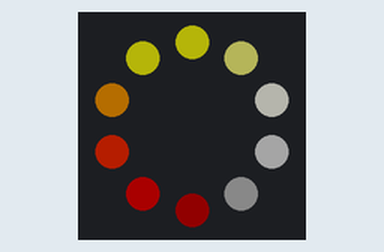
This program was run on a simulated Circuit Playground running CircuitPython. Parts: the board's ring of 10 RGB LEDs (number 0 left of the top, counting anticlockwise). Dim RGB values are drawn brighter than linear.

Above: at 0.45 s.
At 2.25 s:
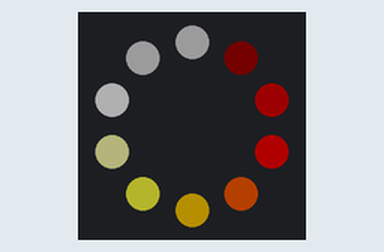
At 4.35 s:
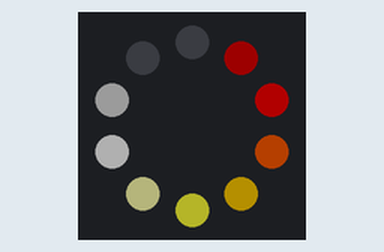
At 8.55 s:
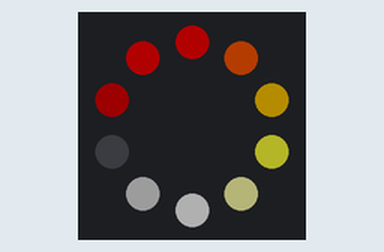
At 12.75 s:
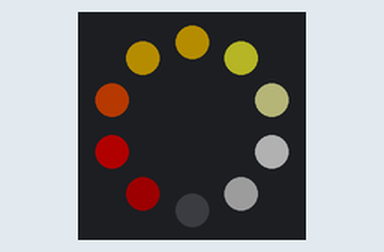
At 16.96 s:
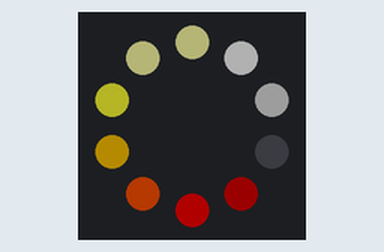

The program:

fancy.py
```python
from adafruit_circuitplayground.express import cpx
import adafruit_fancyled.adafruit_fancyled as fancy

cpx.pixels.auto_write = False  # Update only when we say
cpx.pixels.brightness = 0.25   # make less blinding

palette = [fancy.CRGB(255, 255, 255),  # White
           fancy.CRGB(255, 255, 0),    # Yellow
           fancy.CRGB(255, 0, 0),      # Red
           fancy.CRGB(0,0,0)]          # Black

offset = 0  # Position offset into palette to make it "spin"

while True:
    for i in range(10):
        color = fancy.palette_lookup(palette, offset + i / 9)
        cpx.pixels[i] = color.pack()
    cpx.pixels.show()

    offset += 0.033  # Bigger number = faster spin
```
